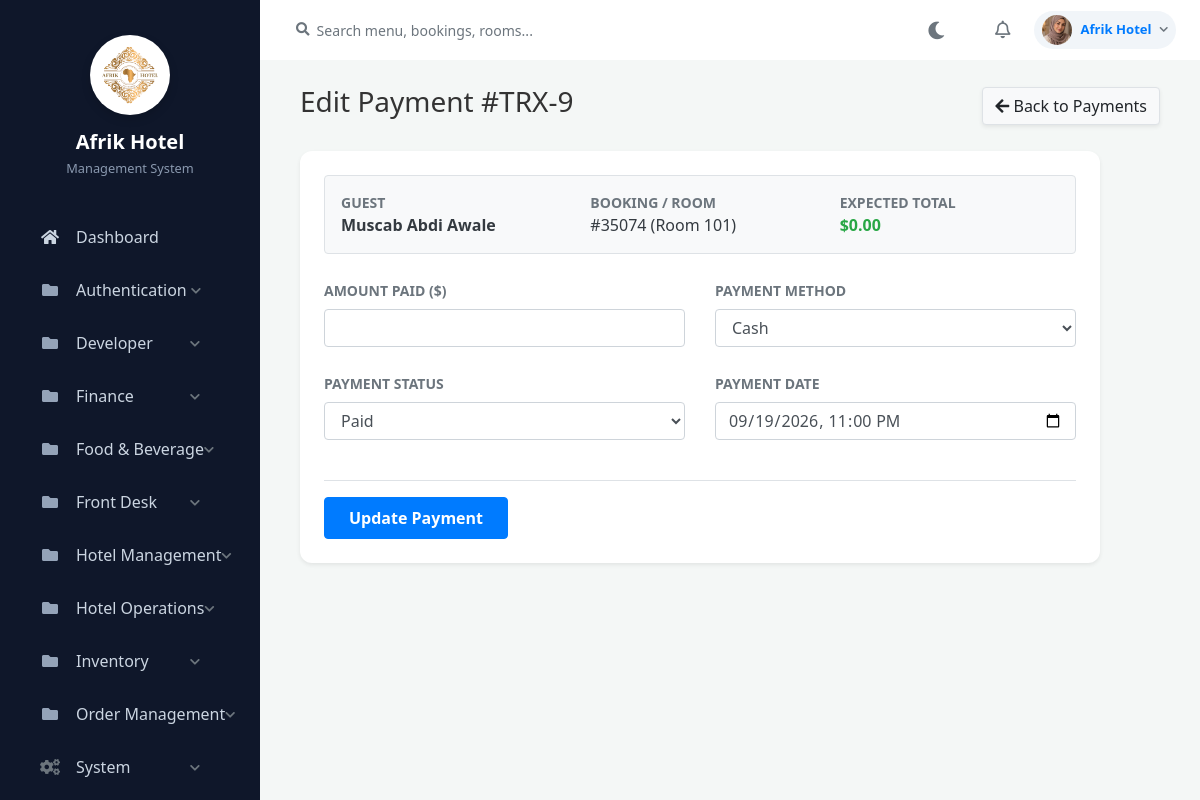
/admin/payments/edit-payment.php?id=9 (signed in), run on the app's committed database.
### tables this page shows
CREATE TABLE `settings` (
  `id` int(11) NOT NULL,
  `hotel_name` varchar(255) NOT NULL,
  `hotel_email` varchar(255) NOT NULL,
  `hotel_phone` varchar(50) NOT NULL,
  `hotel_address` text NOT NULL,
  `updated_at` timestamp NOT NULL DEFAULT current_timestamp() ON UPDATE current_timestamp(),
  `hotel_logo` varchar(255) DEFAULT NULL
);

CREATE TABLE `system_pages` (
  `id` int(11) NOT NULL,
  `page_name` varchar(100) NOT NULL,
  `url` varchar(255) NOT NULL,
  `category` varchar(100) NOT NULL,
  `icon_class` varchar(100) NOT NULL,
  `page_type` varchar(50) DEFAULT 'Sidebar',
  `created_at` timestamp NOT NULL DEFAULT current_timestamp()
);

CREATE TABLE `payments` (
  `id` int(11) NOT NULL,
  `booking_id` int(11) DEFAULT NULL,
  `amount` decimal(10,2) NOT NULL DEFAULT 0.00,
  `amount_paid` decimal(10,2) DEFAULT NULL,
  `payment_method` enum('Cash','Card','Mobile Money') DEFAULT NULL,
  `payment_date` timestamp NOT NULL DEFAULT current_timestamp() ON UPDATE current_timestamp(),
  `status` varchar(50) DEFAULT 'Pending'
);

CREATE TABLE `customers` (
  `id` int(11) NOT NULL,
  `full_name` varchar(100) DEFAULT NULL,
  `email` varchar(100) DEFAULT NULL,
  `password` varchar(255) DEFAULT NULL,
  `phone` varchar(20) DEFAULT NULL,
  `id_number` varchar(50) DEFAULT NULL,
  `adress` varchar(255) DEFAULT NULL,
  `created_at` timestamp NOT NULL DEFAULT current_timestamp() ON UPDATE current_timestamp(),
  `nationality` varchar(100) DEFAULT NULL,
  `address` varchar(255) DEFAULT NULL
);

CREATE TABLE `rooms` (
  `id` int(11) NOT NULL,
  `room_number` varchar(10) DEFAULT NULL,
  `room_type_id` int(11) DEFAULT NULL,
  `floor` int(11) DEFAULT NULL,
  `status` enum('Available','Occupied','Reserved','Maintenance') DEFAULT 'Available',
  `image` varchar(255) DEFAULT NULL
);

CREATE TABLE `bookings` (
  `id` int(11) NOT NULL,
  `customer_id` int(11) DEFAULT NULL,
  `room_id` int(11) DEFAULT NULL,
  `check_in` date DEFAULT NULL,
  `check_out` date DEFAULT NULL,
  `total_price` decimal(10,2) NOT NULL DEFAULT 0.00,
  `status` enum('Pending','Confirmed','Checked\r\nin','Checked-out','Cancelled') DEFAULT NULL,
  `total_amount` decimal(10,2) DEFAULT NULL,
  `created_at` timestamp NOT NULL DEFAULT current_timestamp() ON UPDATE current_timestamp(),
  `num_guests` int(11) DEFAULT 1
);

### includes/auth_check.php (called while the page is built, shortened)
<?php
$scriptDir = dirname($_SERVER['SCRIPT_FILENAME']);
$basePath = '';
while (!file_exists($scriptDir . '/config/database.php') && strlen($scriptDir) > 3) {
    $basePath .= '../';
    $scriptDir = dirname($scriptDir);
}
?>

### admin/payments/edit-payment.php (the view, shortened to what this page needs)
<?php
require_once '../../includes/auth_check.php';
require_once '../../config/database.php';
$payment_id = intval($_GET['id']);
$stmt = $conn->prepare("
    SELECT p.*, b.total_amount, c.full_name, r.room_number
    FROM payments p
    JOIN bookings b ON p.booking_id = b.id
    JOIN customers c ON b.customer_id = c.id
    JOIN rooms r ON b.room_id = r.id
    WHERE p.id = ?
");
$stmt->bind_param("i", $payment_id);
$stmt->execute();
$result = $stmt->get_result();
$payment = $result->fetch_assoc();
include '../../includes/header.php';
include '../../includes/sidebar.php';
include '../../includes/navbar.php';
?>
<div class="container-fluid">
    <div class="d-flex justify-content-between align-items-center mb-4">
        <h1 class="h3 text-gray-800">Edit Payment #TRX-<?php echo $payment_id; ?></h1>
        <a href="payments.php" class="btn btn-light border shadow-sm"><i class="fas fa-arrow-left"></i> Back to Payments</a>
    </div>
    <div class="card shadow-sm border-0" style="max-width: 800px; border-radius: 12px;">
        <div class="card-body p-4">
            <div class="bg-light p-3 rounded mb-4 border">
                <div class="row">
                    <div class="col-md-4">
                        <small class="text-muted text-uppercase font-weight-bold d-block">Guest</small>
                        <span class="text-dark font-weight-bold"><?php echo htmlspecialchars($payment['full_name']); ?></span>
                    </div>
                    <div class="col-md-4">
                        <small class="text-muted text-uppercase font-weight-bold d-block">Booking / Room</small>
                        <span class="text-dark">#<?php echo $payment['booking_id']; ?> (Room <?php echo $payment['room_number']; ?>)</span>
                    </div>
                    <div class="col-md-4">
                        <small class="text-muted text-uppercase font-weight-bold d-block">Expected Total</small>
                        <span class="text-success font-weight-bold">$<?php echo number_format($payment['total_amount'], 2); ?></span>
                    </div>
                </div>
            </div>
            <form method="POST" action="">
                <div class="row">
                    <div class="col-md-6 form-group">
                        <label class="font-weight-bold text-muted small text-uppercase">Amount Paid ($)</label>
                        <input type="number" step="0.01" name="amount_paid" class="form-control font-weight-bold text-success" value="<?php echo htmlspecialchars($payment['amount_paid']); ?>" required>
                    </div>
                    <div class="col-md-6 form-group">
                        <label class="font-weight-bold text-muted small text-uppercase">Payment Method</label>
                        <select name="payment_method" class="form-control" required>
                            <option value="Cash" <?php if($payment['payment_method'] == 'Cash') echo 'selected'; ?>>Cash</option>
                        </select>
                    </div>
                </div>
                <div class="row mt-2">
                    <div class="col-md-6 form-group">
                        <label class="font-weight-bold text-muted small text-uppercase">Payment Status</label>
                        <select name="status" class="form-control" required>
                            <option value="Paid" <?php if($payment['status'] == 'Paid') echo 'selected'; ?>>Paid</option>
                        </select>
                    </div>
                    <div class="col-md-6 form-group">
                        <label class="font-weight-bold text-muted small text-uppercase">Payment Date</label>
                        <input type="datetime-local" name="payment_date" class="form-control" value="<?php echo date('Y-m-d\TH:i', strtotime($payment['payment_date'])); ?>" required>
                    </div>
                </div>
                <div class="mt-4 border-top pt-3">
                    <button type="submit" class="btn btn-primary px-4 py-2 font-weight-bold">Update Payment</button>
                </div>
            </form>
        </div>
    </div>
</div>
<?php include '../../includes/footer.php'; ?>

### includes/sidebar.php (shortened to what this page needs)
<nav id="sidebar">
    <?php
    $sidebar_settings = [];
    if (isset($conn)) {
        $set_query = $conn->query("SELECT hotel_name, hotel_logo FROM settings WHERE id = 1");
        if ($set_query && $set_query->num_rows > 0) {
            $sidebar_settings = $set_query->fetch_assoc();
        }
    }
    $hotel_title = !empty($sidebar_settings['hotel_name']) ? htmlspecialchars($sidebar_settings['hotel_name']) : 'Afrik Hotel';
    $hotel_logo = !empty($sidebar_settings['hotel_logo']) ? htmlspecialchars($sidebar_settings['hotel_logo']) : '';
    ?>
    <div class="sidebar-header" style="flex-direction: column; text-align: center; padding-top: 35px; padding-bottom: 25px;">
        <?php if ($hotel_logo): ?>
            <img src="<?php echo $basePath; ?>assets/images/<?php echo $hotel_logo; ?>" alt="Logo" style="width: 80px; height: 80px; object-fit: cover; margin-bottom: 15px; margin-right: 0; background: #fff; border-radius: 50%; padding: 4px; box-shadow: 0 4px 10px rgba(0,0,0,0.15);">
        <?php endif; ?>
        <div>
            <div style="font-size: 1.25rem; line-height: 1.2; font-weight: 700; color: #fff;"><?php echo $hotel_title; ?></div>
            <div style="font-size: 0.8rem; font-weight: normal; color: #8a99af; margin-top: 5px;">Management System</div>
        </div>
    </div>
    <?php
    $current_page = basename($_SERVER['PHP_SELF']);
    $menu_structure = [];
    if (isset($conn)) {
        $pages_query = $conn->query("SELECT * FROM system_pages ORDER BY category ASC, id ASC");
        while($row = $pages_query->fetch_assoc()) {
            if (hasPermission($row['url'])) {
                if ($row['category'] === 'Finance' && (stripos($row['page_name'], 'report') !== false || stripos($row['url'], 'report') !== false)) {
                    $menu_structure['Reports'][] = $row;
                } else {
                    $menu_structure[$row['category']][] = $row;
                }
            }
        }
        $ordered_menu = [];
        if (isset($menu_structure['Main'])) {
            $ordered_menu['Main'] = $menu_structure['Main'];
            unset($menu_structure['Main']);
        }
        $system_pages = isset($menu_structure['System']) ? $menu_structure['System'] : null;
        unset($menu_structure['System']);
        $reports_pages = isset($menu_structure['Reports']) ? $menu_structure['Reports'] : null;
        unset($menu_structure['Reports']);
        foreach ($menu_structure as $cat => $pages) {
            $ordered_menu[$cat] = $pages;
        }
        if ($system_pages) {
            $ordered_menu['System'] = $system_pages;
        }
        if ($reports_pages) {
            $ordered_menu['Reports'] = $reports_pages;
        }
        $menu_structure = $ordered_menu;
    }
    ?>
    <ul class="list-unstyled components">
        <?php foreach($menu_structure as $category => $cat_pages): ?>
            <?php if ($category === 'Main'): ?>
                <?php foreach($cat_pages as $page): ?>
                    <li class="<?php echo ($current_page == basename($page['url'])) ? 'active' : ''; ?>">
                        <a href="<?php echo $basePath . $page['url']; ?>" class="d-flex align-items-center">
                            <i class="<?php echo htmlspecialchars($page['icon_class']); ?> mr-3" style="width: 20px; text-align: center;"></i>
                            <span style="white-space: nowrap;"><?php echo htmlspecialchars($page['page_name']); ?></span>
                        </a>
                    </li>
                <?php endforeach; ?>
            <?php else: ?>
                <?php $cat_id = md5($category); ?>
                <li>
                    <a href="#cat-<?php echo $cat_id; ?>" data-toggle="collapse" aria-expanded="false" class="d-flex justify-content-between align-items-center">
                        <div class="d-flex align-items-center">
                            <?php if ($category === 'Reports'): ?>
                                <i class="fas fa-chart-bar text-muted mr-3" style="width: 20px; text-align: center;"></i>
                            <?php elseif ($category === 'System'): ?>
                                <i class="fas fa-cogs text-muted mr-3" style="width: 20px; text-align: center;"></i>
                            <?php else: ?>
                                <i class="fas fa-folder text-muted mr-3" style="width: 20px; text-align: center;"></i>
                            <?php endif; ?>
                            <span style="white-space: nowrap;"><?php echo htmlspecialchars($category); ?></span>
                        </div>
                        <i class="fas fa-chevron-down text-muted" style="font-size: 0.7rem;"></i>
                    </a>
                </li>
            <?php endif; ?>
        <?php endforeach; ?>
    </ul>
</nav>

### includes/navbar.php (shortened to what this page needs)
<?php
$nav_username = htmlspecialchars($_SESSION['admin_username'] ?? 'Admin');
$nav_avatar = 'https://ui-avatars.com/api/?name=' . urlencode($nav_username) . '&background=10b981&color=fff';
if (isset($_SESSION['admin_id']) && isset($conn)) {
    $admin_id = intval($_SESSION['admin_id']);
    $pic_query = $conn->query("SELECT profile_picture FROM admin WHERE id = $admin_id");
    if ($pic_query && $pic_query->num_rows > 0) {
        $pic_data = $pic_query->fetch_assoc();
        if (!empty($pic_data['profile_picture'])) {
            $base = isset($basePath) ? $basePath : '../';
            $nav_avatar = $base . 'assets/images/' . htmlspecialchars($pic_data['profile_picture']);
        }
    }
}
?>
<div id="content">
    <div class="top-navbar px-4 py-2 d-flex align-items-center justify-content-between" style="background: var(--card-bg, #ffffff); border-bottom: 1px solid var(--border-color); position: sticky; top: 0; z-index: 999; transition: background 0.3s ease;">
        <div class="d-flex align-items-center flex-grow-1">
            <div class="input-group" style="max-width: 350px;">
                <div class="input-group-prepend">
                    <span class="input-group-text bg-transparent border-0 pr-1">
                        <i class="fas fa-search text-muted" style="font-size: 0.85rem;"></i>
                    </span>
                </div>
                <input type="text" class="form-control bg-transparent border-0 shadow-none px-1" placeholder="Search menu, bookings, rooms..." style="color: var(--text-main); font-size: 0.88rem;">
            </div>
        </div>
        <div class="d-flex align-items-center">
            <button type="button" id="darkModeToggle" class="btn btn-link text-muted p-2 mr-2" style="font-size: 1.1rem; text-decoration: none;">
                <i class="fas fa-moon" id="themeIcon"></i>
            </button>
            <div class="dropdown mx-2">
                <a href="#" class="text-muted position-relative d-inline-flex align-items-center p-2" id="notificationDropdown" data-toggle="dropdown" aria-haspopup="true" aria-expanded="false" style="font-size: 1.1rem;">
                    <i class="far fa-bell"></i>
                </a>
            </div>
            <div class="dropdown ml-2">
                <a href="#" class="d-flex align-items-center text-decoration-none py-1 px-2 rounded-pill" id="profileDropdown" data-toggle="dropdown" aria-haspopup="true" aria-expanded="false" style="background: var(--body-bg, #f1f5f9); border: 1px solid var(--border-color);">
                    <img src="<?php echo $nav_avatar; ?>" class="rounded-circle mr-2" style="width: 30px; height: 30px; object-fit: cover;" alt="User">
                    <span class="font-weight-bold mr-2 d-none d-sm-inline" style="font-size: 0.82rem; color: var(--text-main);"><?php echo $nav_username; ?></span>
                    <i class="fas fa-chevron-down text-muted" style="font-size: 0.6rem;"></i>
                </a>
            </div>
        </div>
    </div>
    <div class="content-wrapper">

### data on the page
settings: hotel_logo (picture), hotel_name "Afrik Hotel"
system_pages: page_name "Dashboard"
payments: customers.full_name "Muscab Abdi Awale", booking "35074", rooms.room_number "101", booking.total_amount "0.00", status "Paid", payment_date "09/19/2026 23:00"

### other printed values
$category "Authentication"
$category "Developer"
$category "Finance"
$category "Food & Beverage"
$category "Front Desk"
$category "Hotel Management"
$category "Hotel Operations"
$category "Inventory"
$category "Order Management"
$category "System"
$nav_username "Afrik Hotel"
$payment_id "9"
